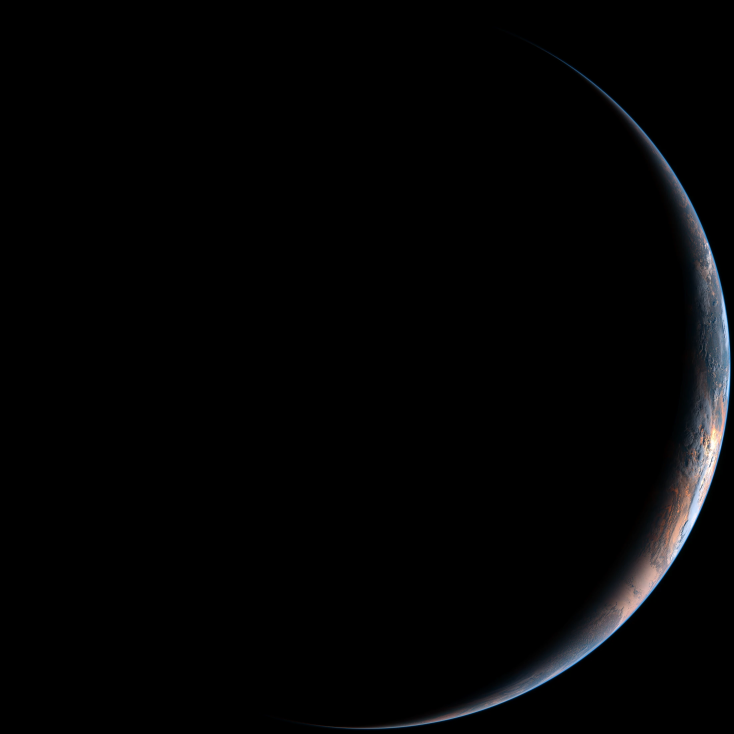
#> input picture output/earth.webp, 2200 x 2200 px (shown at 1/3 size)
$ python -i processor.py   (imports and definitions only)
#> lines starting #> are read from the running program, lines starting #| are printed output that depends on the picture; after the words box and inside, x2 and y2 are one past the last pixel; in counts of white or black regions, pixels touching at a corner belong together
#> in process_outputs, img is the input picture: PIL image 2200x2200 RGB; mean R, G, B 3.6, 3.8, 4.2
from PIL import (
    Image,
    ImageEnhance,
    ImageFilter,
    ImageChops,
    ImageOps
)
import os


INPUT = "output/earth.webp"

PHONE_OUTPUT = "output/earth_phone.webp"
DESKTOP_OUTPUT = "output/earth_desktop.webp"


# ======================
# 输出尺寸
# ======================

PHONE_WIDTH = 1080
PHONE_HEIGHT = 2400

DESKTOP_WIDTH = 2560
DESKTOP_HEIGHT = 1440


# ======================
# 构图参数
# ======================

# 手机版：地球相对小一些，适合竖屏
PHONE_EARTH_MAX_WIDTH_RATIO = 0.66
PHONE_EARTH_MAX_HEIGHT_RATIO = 0.33
PHONE_EARTH_CENTER_X_RATIO = 0.50
PHONE_EARTH_CENTER_Y_RATIO = 0.55

# 桌面版：地球稍大一点，适合横屏
DESKTOP_EARTH_MAX_WIDTH_RATIO = 0.42
DESKTOP_EARTH_MAX_HEIGHT_RATIO = 0.75
DESKTOP_EARTH_CENTER_X_RATIO = 0.50
DESKTOP_EARTH_CENTER_Y_RATIO = 0.53


# ======================
# 轻度增强参数
# ======================

GLOBAL_CONTRAST = 1.05
GLOBAL_COLOR = 1.05
GLOBAL_SHARPNESS = 1.08

EARTH_THRESHOLD = 6


# ======================
# 增强
# ======================

def enhance(img):
    img = ImageEnhance.Contrast(img).enhance(GLOBAL_CONTRAST)
    img = ImageEnhance.Color(img).enhance(GLOBAL_COLOR)
    img = ImageEnhance.Sharpness(img).enhance(GLOBAL_SHARPNESS)

    gray = img.convert("L")

    earth_mask = gray.point(lambda p: 255 if p > EARTH_THRESHOLD else 0)
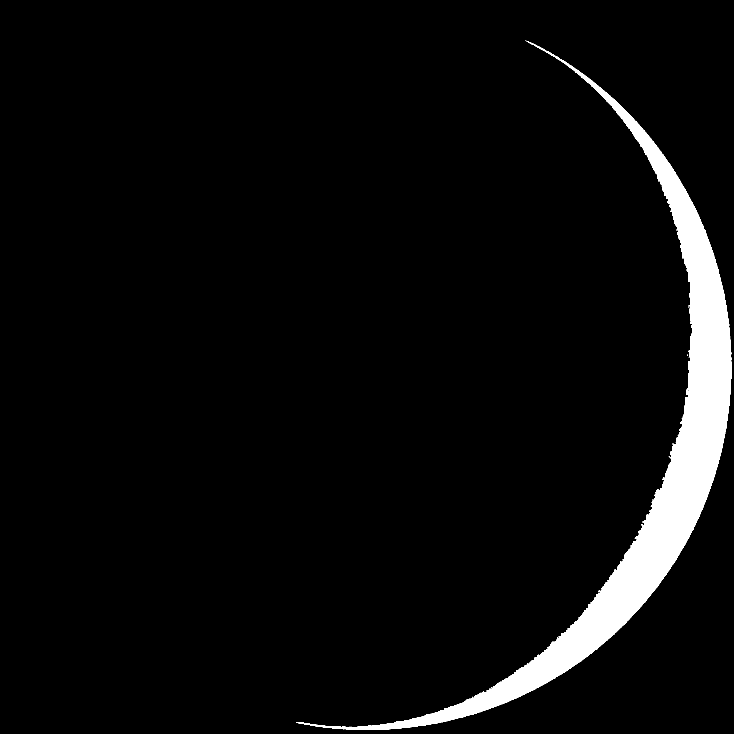
#> earth_mask: PIL image 2200x2200 L (shown at 1/3 size); 4.7% white; 14 white regions (12 under 20 px), largest, box (x1, y1, x2, y2) and area: (889, 124, 2194, 2190) 228260, (2060, 1164, 2064, 1185) 72
    earth_mask = earth_mask.filter(ImageFilter.GaussianBlur(15))
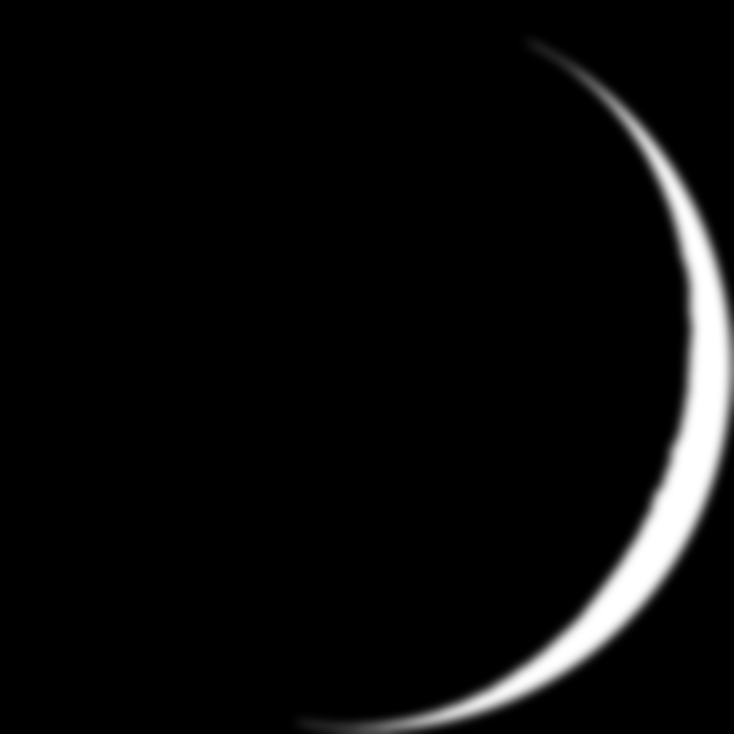
#> earth_mask: PIL image 2200x2200 L (shown at 1/3 size); min 0, max 255, mean 12

    bright = ImageEnhance.Brightness(img).enhance(1.04)
    dark = ImageEnhance.Brightness(img).enhance(0.88)

    night = ImageOps.invert(gray)
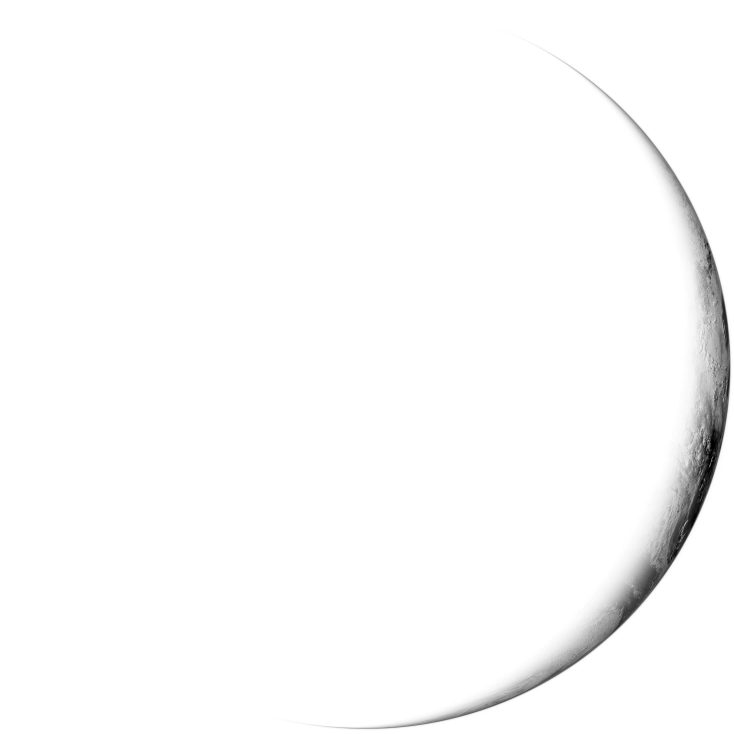
#> night: PIL image 2200x2200 L (shown at 1/3 size); min 0, max 255, mean 251.1
    night = night.point(lambda p: 255 if p > 80 else 0)
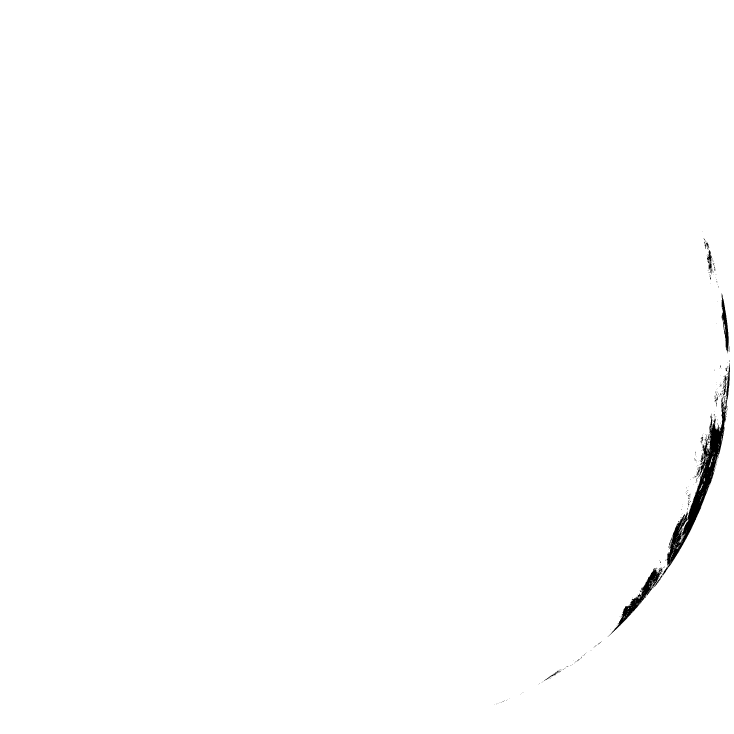
#> night: PIL image 2200x2200 L (shown at 1/3 size); 99.5% white; 302 black regions (290 under 20 px), largest, box (x1, y1, x2, y2) and area: (1959, 1089, 2190, 1765) 16447, (1823, 1703, 1988, 1911) 4318, (2165, 880, 2186, 1060) 1524
    night = ImageChops.multiply(night, earth_mask)

    return Image.composite(dark, bright, night)


# ======================
# 缩放
# ======================

def resize_for_canvas(img, canvas_width, canvas_height,
                      max_width_ratio, max_height_ratio):
#> called with canvas_width = 1080, canvas_height = 2400, max_width_ratio = 0.66, max_height_ratio = 0.33
    max_w = int(canvas_width * max_width_ratio)
    max_h = int(canvas_height * max_height_ratio)

    scale = min(max_w / img.width, max_h / img.height)
#> scale = 0.324

    new_size = (
        int(img.width * scale),
        int(img.height * scale)
    )
#> new_size = (712, 712)

    return img.resize(new_size, Image.Resampling.LANCZOS)
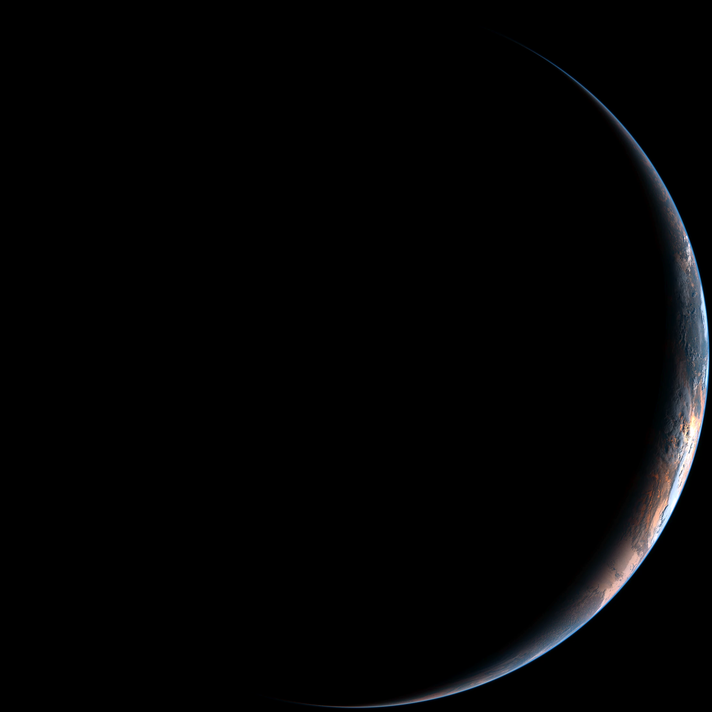
#> returned value: PIL image 712x712 RGB; mean R, G, B 3.5, 3.6, 4


# ======================
# 贴到画布
# ======================

def place_on_canvas(img, canvas_width, canvas_height,
                    center_x_ratio, center_y_ratio):
#> called with canvas_width = 1080, canvas_height = 2400, center_x_ratio = 0.5, center_y_ratio = 0.55
    canvas = Image.new("RGB", (canvas_width, canvas_height), (0, 0, 0))
#> canvas: PIL image 1080x2400 RGB; every value is 0

    x = int(canvas_width * center_x_ratio - img.width / 2)
#> x = 184
    y = int(canvas_height * center_y_ratio - img.height / 2)
#> y = 964

    canvas.paste(img, (x, y))
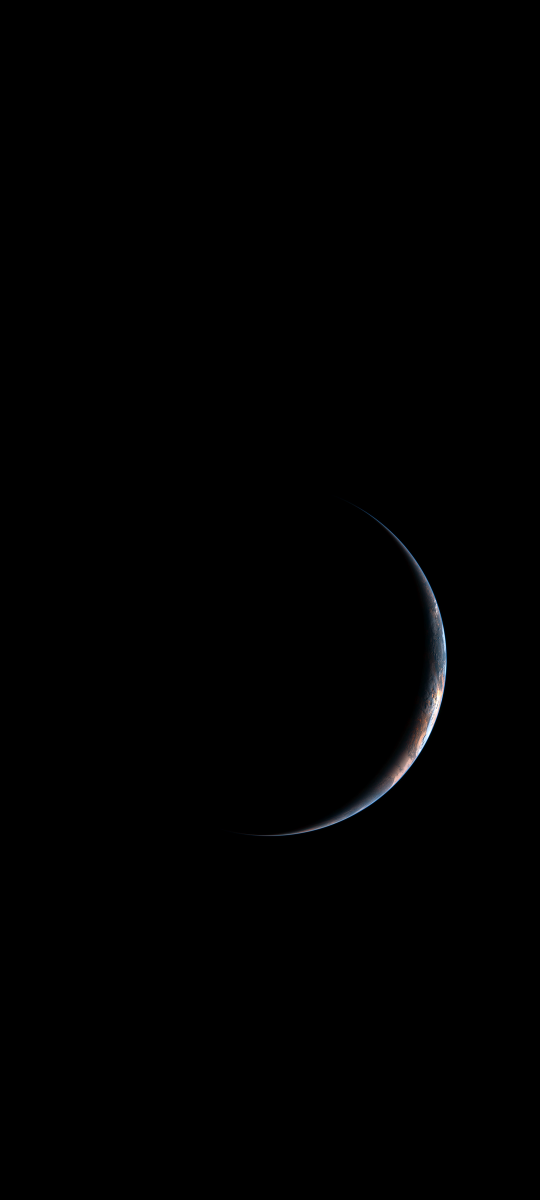
#> canvas: PIL image 1080x2400 RGB (shown at 1/2 size); mean R, G, B 0.7, 0.7, 0.8
    return canvas


# ======================
# 手机版
# ======================

def make_phone_wallpaper(img):
    scaled = resize_for_canvas(
        img,
        PHONE_WIDTH,
        PHONE_HEIGHT,
        PHONE_EARTH_MAX_WIDTH_RATIO,
        PHONE_EARTH_MAX_HEIGHT_RATIO
    )

    result = place_on_canvas(
        scaled,
        PHONE_WIDTH,
        PHONE_HEIGHT,
        PHONE_EARTH_CENTER_X_RATIO,
        PHONE_EARTH_CENTER_Y_RATIO
    )

    result.save(
        PHONE_OUTPUT,
        "WEBP",
        quality=92,
        method=6
    )

    print("Saved:", PHONE_OUTPUT)


# ======================
# 桌面版
# ======================

def make_desktop_wallpaper(img):
    scaled = resize_for_canvas(
        img,
        DESKTOP_WIDTH,
        DESKTOP_HEIGHT,
        DESKTOP_EARTH_MAX_WIDTH_RATIO,
        DESKTOP_EARTH_MAX_HEIGHT_RATIO
    )

    result = place_on_canvas(
        scaled,
        DESKTOP_WIDTH,
        DESKTOP_HEIGHT,
        DESKTOP_EARTH_CENTER_X_RATIO,
        DESKTOP_EARTH_CENTER_Y_RATIO
    )
#> call 2 of place_on_canvas, with canvas_width = 2560, canvas_height = 1440, center_x_ratio = 0.5, center_y_ratio = 0.53
#> in place_on_canvas (call 2), `canvas = Image.new("RGB", (canvas_width, canvas_height), (0, 0, 0))`: canvas: PIL image 2560x1440 RGB; every value is 0
#> in place_on_canvas (call 2), `canvas.paste(img, (x, y))`:
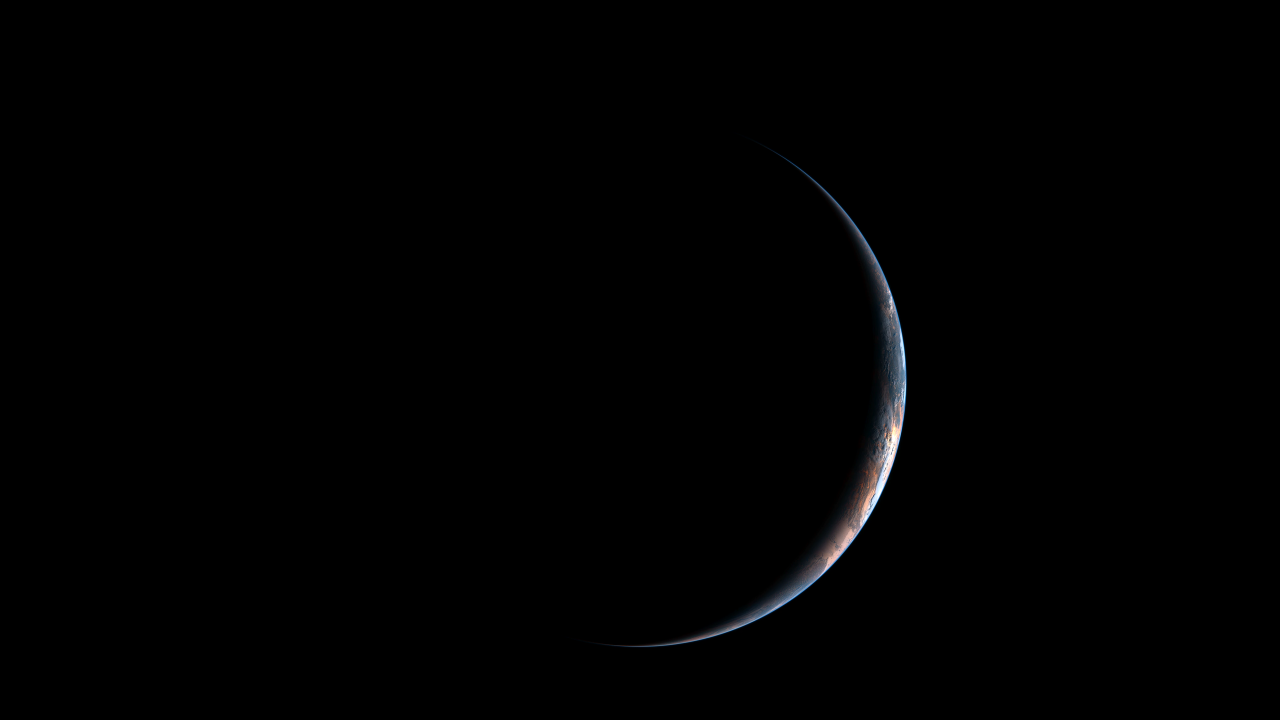
#> canvas: PIL image 2560x1440 RGB (shown at 1/2 size); mean R, G, B 1.1, 1.1, 1.3

    result.save(
        DESKTOP_OUTPUT,
        "WEBP",
        quality=92,
        method=6
    )

    print("Saved:", DESKTOP_OUTPUT)


# ======================
# 总处理入口
# ======================

def process_outputs():
    if not os.path.exists(INPUT):
        raise FileNotFoundError(f"Input file not found: {INPUT}")

    img = Image.open(INPUT).convert("RGB")
    img = enhance(img)

    make_phone_wallpaper(img)
    make_desktop_wallpaper(img)

>>> result = process_outputs()
